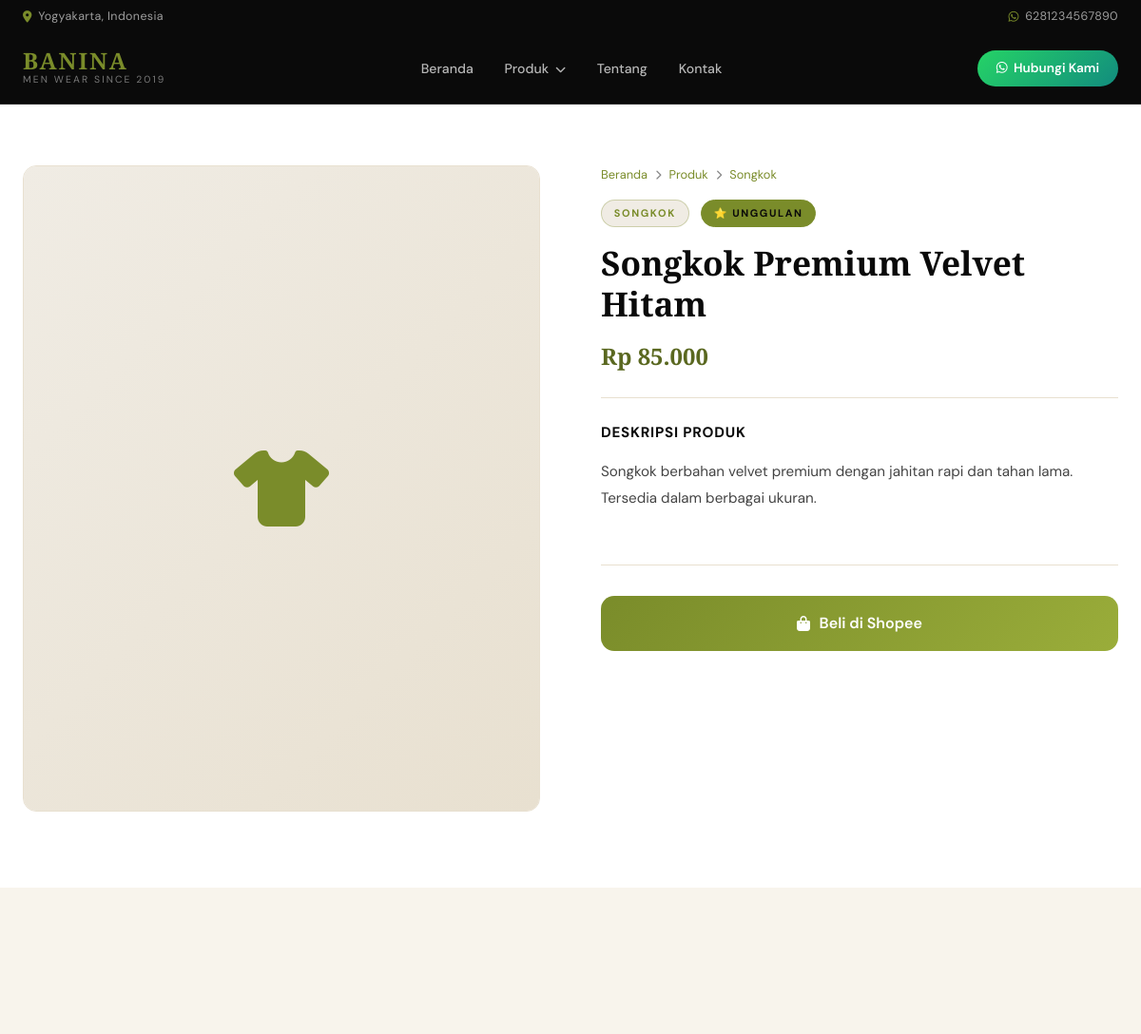
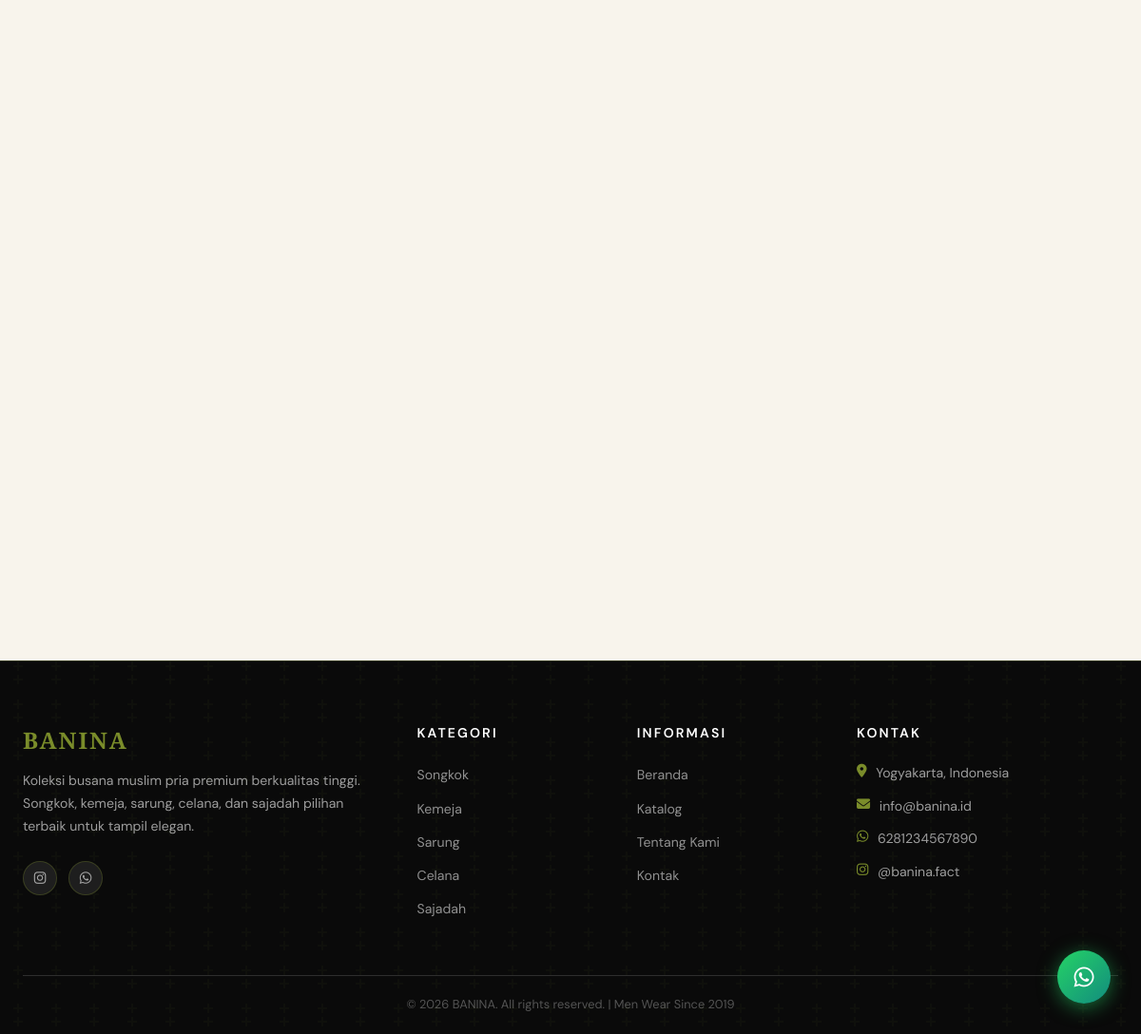
Page /pages/product.php?slug=songkok-premium-velvet-hitam on the committed database (2 pictures, top to bottom).
### tables this page shows
CREATE TABLE IF NOT EXISTS settings (
    id INT AUTO_INCREMENT PRIMARY KEY,
    `key` VARCHAR(100) NOT NULL UNIQUE,
    value TEXT,
    created_at TIMESTAMP DEFAULT CURRENT_TIMESTAMP,
    updated_at TIMESTAMP DEFAULT CURRENT_TIMESTAMP ON UPDATE CURRENT_TIMESTAMP
);

CREATE TABLE IF NOT EXISTS products (
    id INT AUTO_INCREMENT PRIMARY KEY,
    category_id INT,
    name VARCHAR(200) NOT NULL,
    slug VARCHAR(200) NOT NULL UNIQUE,
    description TEXT,
    price_min DECIMAL(15,2) DEFAULT 0,
    price_max DECIMAL(15,2) DEFAULT 0,
    whatsapp_message TEXT,
    is_featured TINYINT(1) DEFAULT 0,
    is_active TINYINT(1) DEFAULT 1,
    sort_order INT DEFAULT 0,
    created_at TIMESTAMP DEFAULT CURRENT_TIMESTAMP,
    FOREIGN KEY (category_id) REFERENCES categories(id) ON DELETE SET NULL
);

CREATE TABLE IF NOT EXISTS categories (
    id INT AUTO_INCREMENT PRIMARY KEY,
    name VARCHAR(100) NOT NULL,
    slug VARCHAR(100) NOT NULL UNIQUE,
    description TEXT,
    image VARCHAR(255),
    sort_order INT DEFAULT 0,
    size_chart TEXT,
    is_active TINYINT(1) DEFAULT 1,
    created_at TIMESTAMP DEFAULT CURRENT_TIMESTAMP
);

### includes/config.php (called while the page is built, shortened)
<?php
function getDB() {
    static $pdo = null;
    if ($pdo === null) {
        try {
            $pdo = new PDO(
                "mysql:host=" . DB_HOST . ";dbname=" . DB_NAME . ";charset=utf8mb4",
                DB_USER, DB_PASS,
                [
                    PDO::ATTR_ERRMODE => PDO::ERRMODE_EXCEPTION,
                    PDO::ATTR_DEFAULT_FETCH_MODE => PDO::FETCH_ASSOC,
                    PDO::ATTR_EMULATE_PREPARES => false,
                ]
            );
        } catch (PDOException $e) {
            die("Koneksi database gagal: " . $e->getMessage());
        }
    }
    return $pdo;
}
function getSetting($key) {
    $db = getDB();
    $stmt = $db->prepare("SELECT value FROM settings WHERE `key` = ?");
    $stmt->execute([$key]);
    $row = $stmt->fetch();
    return $row ? $row['value'] : '';
}
function sanitize($str) { return htmlspecialchars(strip_tags(trim($str)), ENT_QUOTES, 'UTF-8'); }
function formatPrice($price) { return 'Rp ' . number_format($price, 0, ',', '.'); }
?>

### pages/product.php (the view, shortened to what this page needs)
<?php
require_once __DIR__ . '/../includes/config.php';
$db = getDB();
$slug = $_GET['slug'] ?? '';
$product = $db->prepare("
    SELECT p.*, c.name as cat_name, c.slug as cat_slug, c.size_chart as cat_size_chart
    FROM products p
    LEFT JOIN categories c ON c.id = p.category_id
    WHERE p.slug = ? AND p.is_active = 1
");
$product->execute([$slug]);
$product = $product->fetch();
$images = $db->prepare("SELECT * FROM product_images WHERE product_id = ? ORDER BY is_primary DESC, sort_order ASC");
$images->execute([$product['id']]);
$images = $images->fetchAll();
$related = $db->prepare("
    SELECT p.*,
        (SELECT image FROM product_images WHERE product_id=p.id AND is_primary=1 LIMIT 1) as primary_image,
        (SELECT image FROM product_images WHERE product_id=p.id ORDER BY sort_order ASC LIMIT 1) as first_image
    FROM products p
    WHERE p.category_id = ? AND p.id != ? AND p.is_active = 1
    ORDER BY RAND() LIMIT 4
");
$related->execute([$product['category_id'], $product['id']]);
$related = $related->fetchAll();
$mainImg = $images ? $images[0]['image'] : null;
include __DIR__ . '/../includes/header.php';
?>
<div class="product-detail">
    <div class="container">
        <div class="detail-grid">
            <div class="detail-images">
                <div class="main-image">
                    <?php if ($mainImg): ?>
                    <img src="<?= UPLOAD_URL . sanitize($mainImg) ?>" alt="<?= sanitize($product['name']) ?>" id="mainImage">
                    <?php else: ?>
                    <div style="width:100%;height:100%;display:flex;align-items:center;justify-content:center;background:linear-gradient(135deg,#f0ece4,#e8e0d0);font-size:5rem;color:var(--gold)">
                        <i class="fas fa-tshirt"></i>
                    </div>
                    <?php endif; ?>
                </div>
            </div>
            <div class="detail-info">
                <div class="breadcrumb">
                    <a href="<?= SITE_URL ?>/index.php">Beranda</a>
                    <i class="fas fa-chevron-right" style="font-size:0.65rem"></i>
                    <a href="<?= SITE_URL ?>/pages/catalog.php">Produk</a>
                    <?php if ($product['cat_name']): ?>
                    <i class="fas fa-chevron-right" style="font-size:0.65rem"></i>
                    <a href="<?= SITE_URL ?>/pages/catalog.php?category=<?= $product['cat_slug'] ?>"><?= sanitize($product['cat_name']) ?></a>
                    <?php endif; ?>
                </div>
                <?php if ($product['cat_name']): ?>
                <span class="detail-cat-badge"><?= sanitize($product['cat_name']) ?></span>
                <?php endif; ?>
                <?php if ($product['is_featured']): ?>
                <span class="detail-cat-badge" style="background:var(--gold);color:var(--black);border-color:var(--gold);margin-left:0.5rem">⭐ Unggulan</span>
                <?php endif; ?>
                <h1><?= sanitize($product['name']) ?></h1>
                <div class="detail-price">
                    <?= formatPrice($product['price_min']) ?>
                </div>
                <div class="detail-divider"></div>
                <?php if ($product['description']): ?>
                <div class="detail-section">
                    <h3 class="detail-subtitle">Deskripsi Produk</h3>
                    <div class="detail-desc"><?= nl2br(sanitize($product['description'])) ?></div>
                </div>
                <?php endif; ?>
                <div style="margin-top:1.5rem">
                    <a href="https://id.shp.ee/y9timn2w" class="detail-wa-btn shopee-btn" target="_blank" rel="noopener">
                        <i class="fas fa-shopping-bag"></i> Beli di Shopee
                    </a>
                </div>
            </div>
        </div>
    </div>
</div>
<?php if (!empty($related)): ?>
<section class="section section-bg-dark">
    <div class="container">
        <div class="products-grid">
        </div>
    </div>
</section>
<?php endif; ?>
<?php include __DIR__ . '/../includes/footer.php'; ?>

### includes/header.php (shortened to what this page needs)
<?php
require_once __DIR__ . '/../includes/config.php';
$siteName = getSetting('site_name');
$siteTagline = getSetting('site_tagline');
$whatsapp = getSetting('whatsapp_number');
$logo = getSetting('logo');
$db = getDB();
$categories = $db->query("SELECT * FROM categories WHERE is_active=1 ORDER BY sort_order ASC")->fetchAll();
$currentPage = basename($_SERVER['PHP_SELF']);
?>
<!DOCTYPE html>
<html lang="id">
<head>
    <link rel="stylesheet" href="https://cdnjs.cloudflare.com/ajax/libs/font-awesome/6.4.0/css/all.min.css">
    <link rel="stylesheet" href="<?= SITE_URL ?>/assets/css/style.css?v=20260507">
</head>
<body>
<div class="topbar">
    <div class="container">
        <span><i class="fas fa-map-marker-alt"></i> <?= sanitize(getSetting('address')) ?></span>
        <span><i class="fab fa-whatsapp"></i> <?= sanitize($whatsapp) ?></span>
    </div>
</div>
<header class="navbar" id="navbar">
    <div class="container nav-container">
        <a href="<?= SITE_URL ?>/index.php" class="logo-wrap">
            <?php if ($logo): ?>
                <img src="<?= UPLOAD_URL . sanitize($logo) ?>" alt="<?= sanitize($siteName) ?>" class="logo-img">
                <div class="logo-text">
                    <span class="logo-main"><?= sanitize($siteName) ?></span>
                    <span class="logo-sub"><?= sanitize($siteTagline) ?></span>
                </div>
            <?php else: ?>
                <div class="logo-text">
                    <span class="logo-main"><?= sanitize($siteName) ?></span>
                    <span class="logo-sub"><?= sanitize($siteTagline) ?></span>
                </div>
            <?php endif; ?>
        </a>
        <nav class="nav-links">
            <a href="<?= SITE_URL ?>/index.php" class="<?= $currentPage == 'index.php' ? 'active' : '' ?>">Beranda</a>
            <div class="dropdown">
                <a href="<?= SITE_URL ?>/pages/catalog.php" class="dropdown-toggle <?= $currentPage == 'catalog.php' ? 'active' : '' ?>">
                    Produk <i class="fas fa-chevron-down"></i>
                </a>
            </div>
            <a href="<?= SITE_URL ?>/pages/about.php" class="<?= $currentPage == 'about.php' ? 'active' : '' ?>">Tentang</a>
            <a href="<?= SITE_URL ?>/pages/contact.php" class="<?= $currentPage == 'contact.php' ? 'active' : '' ?>">Kontak</a>
        </nav>
        <a href="https://wa.me/<?= sanitize($whatsapp) ?>?text=<?= urlencode(getSetting('whatsapp_greeting')) ?>"
           class="btn-wa" target="_blank">
            <i class="fab fa-whatsapp"></i> Hubungi Kami
        </a>
    </div>
</header>

### includes/footer.php (shortened to what this page needs)
<?php
$siteName = getSetting('site_name');
$instagram = getSetting('instagram');
$whatsapp = getSetting('whatsapp_number');
$address = getSetting('address');
$email = getSetting('email');
$db = getDB();
$categories = $db->query("SELECT * FROM categories WHERE is_active=1 ORDER BY sort_order ASC")->fetchAll();
?>
<a href="https://wa.me/<?= sanitize($whatsapp) ?>?text=<?= urlencode(getSetting('whatsapp_greeting')) ?>"
   class="wa-float" target="_blank" title="Chat WhatsApp">
    <i class="fab fa-whatsapp"></i>
</a>
<footer class="footer">
    <div class="footer-pattern"></div>
    <div class="container">
        <div class="footer-grid">
            <div class="footer-brand">
                <h3><?= sanitize($siteName) ?></h3>
                <p><?= sanitize(getSetting('site_description')) ?></p>
                <div class="social-links">
                    <?php if ($instagram): ?>
                    <a href="https://instagram.com/<?= ltrim(sanitize($instagram), '@') ?>" target="_blank" title="Instagram"><i class="fab fa-instagram"></i></a>
                    <?php endif; ?>
                    <a href="https://wa.me/<?= sanitize($whatsapp) ?>" target="_blank" title="WhatsApp"><i class="fab fa-whatsapp"></i></a>
                </div>
            </div>
            <div class="footer-links">
                <h4>Kategori</h4>
                <ul>
                    <?php foreach ($categories as $cat): ?>
                    <li><a href="<?= SITE_URL ?>/pages/catalog.php?category=<?= $cat['slug'] ?>"><?= sanitize($cat['name']) ?></a></li>
                    <?php endforeach; ?>
                </ul>
            </div>
            <div class="footer-links">
                <h4>Informasi</h4>
                <ul>
                    <li><a href="<?= SITE_URL ?>/index.php">Beranda</a></li>
                    <li><a href="<?= SITE_URL ?>/pages/catalog.php">Katalog</a></li>
                    <li><a href="<?= SITE_URL ?>/pages/about.php">Tentang Kami</a></li>
                    <li><a href="<?= SITE_URL ?>/pages/contact.php">Kontak</a></li>
                </ul>
            </div>
            <div class="footer-contact">
                <h4>Kontak</h4>
                <?php if ($address): ?><p><i class="fas fa-map-marker-alt"></i> <?= sanitize($address) ?></p><?php endif; ?>
                <?php if ($email): ?><p><i class="fas fa-envelope"></i> <?= sanitize($email) ?></p><?php endif; ?>
                <?php if ($whatsapp): ?><p><i class="fab fa-whatsapp"></i> <?= sanitize($whatsapp) ?></p><?php endif; ?>
                <?php if ($instagram): ?><p><i class="fab fa-instagram"></i> <?= sanitize($instagram) ?></p><?php endif; ?>
            </div>
        </div>
        <div class="footer-bottom">
            <p>&copy; <?= date('Y') ?> <?= sanitize($siteName) ?>. All rights reserved. | Men Wear Since 2019</p>
        </div>
    </div>
</footer>
</body>
</html>

### includes/header.php (style rules this page uses)
:root { --gold: #7a8c2a !important; --gold-light: #9aad3a !important; --gold-dim: #5a6820 !important; --border-gold: rgba(122,140,42,0.3) !important; }

### rows in the picture
settings: value "Yogyakarta, Indonesia"
settings: value "6281234567890"
settings: value "BANINA"
settings: value "MEN WEAR SINCE 2019"
products: category.name "Songkok", category.name "SONGKOK", name "Songkok Premium Velvet Hitam", price_min "Rp 85.000", description "Songkok berbahan velvet premium dengan jahitan rapi dan tahan lama. Tersedia dalam berbagai ukuran."
settings: value "Koleksi busana muslim pria premium berkualitas tinggi. Songkok, kemeja, sarung, celana, dan sajadah pilihan terbaik untuk tampil elegan."
categories: name "Songkok"
categories: name "Kemeja"
categories: name "Sarung"
categories: name "Celana"
categories: name "Sajadah"
settings: value "info@banina.id"
settings: value "@banina.fact"
